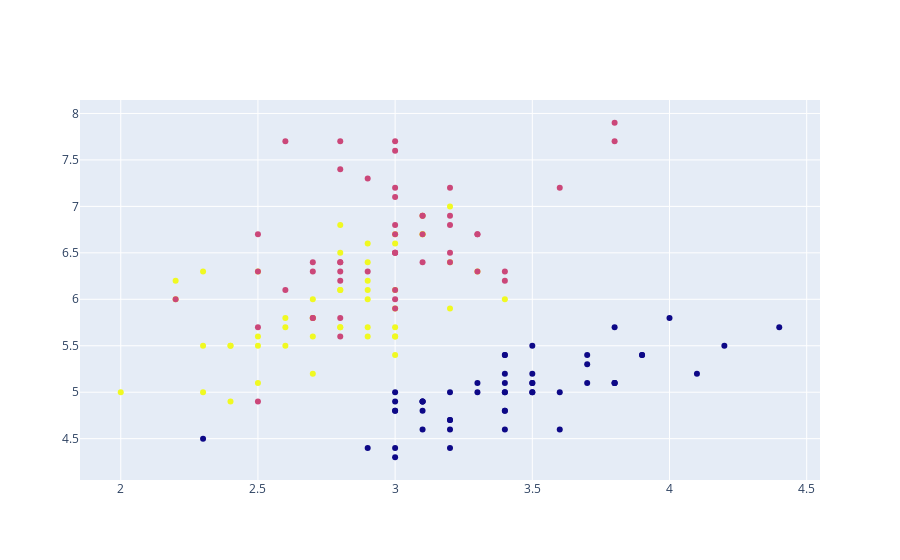

Source (notebook cell):
### Markdown cell above
###

### Code cell
import plotly.express as px
import plotly.graph_objects as go

df_iris = px.data.iris()
df_iris['colors'] = df_iris['species'].apply(lambda x: 1 if x=='setosa' else (2 if x=='virginica' else 3))
print(df_iris.colors)

fig = go.Figure()
fig.add_trace(go.Scatter(
    x=df_iris.sepal_width,
    y=df_iris.sepal_length,
    mode='markers',
    marker=dict(color=df_iris.colors)
))

fig.update_layout(height=1000)
fig.show()

### Figure 1 — Plotly figure (JSON) as saved in the notebook; plotly's stock layout.template omitted (floating-point values rounded to 4 significant figures; data arrays with more than 128 entries replaced by an {"elided": "..."} marker saying what was removed)
{"data": [{"marker": {"color": {"elided": "150 int values"}}, "mode": "markers", "type": "scatter", "x": {"elided": "150 float values"}, "y": {"elided": "150 float values"}}], "layout": {"autosize": true, "xaxis": {"autorange": true, "range": [1.854, 4.546], "type": "linear"}, "yaxis": {"autorange": true, "range": [4.079, 8.121], "type": "linear"}}}
